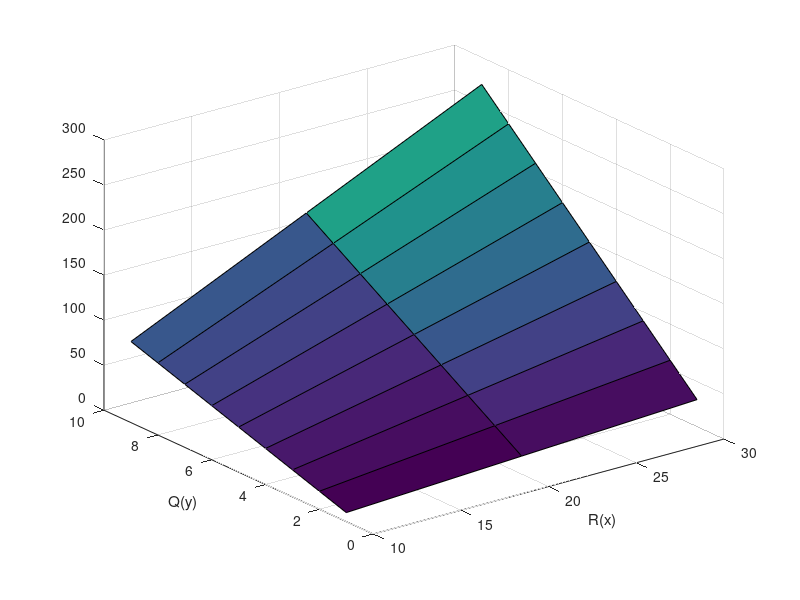

This chart was generated by the following MATLAB code:
%% Test Surf
close all;
% vec = [0:1:5    ;
%       (0:1:5)*2;
%       (0:1:5)*3];
% 
% Z = myHankel(vec);

Q_vec = 1:9;
R_vec = [10,20,30];

[X , Y] = meshgrid(R_vec , Q_vec);
Z = X.*Y;
surf(X,Y,Z)
xlabel('R(x)')
ylabel('Q(y)')